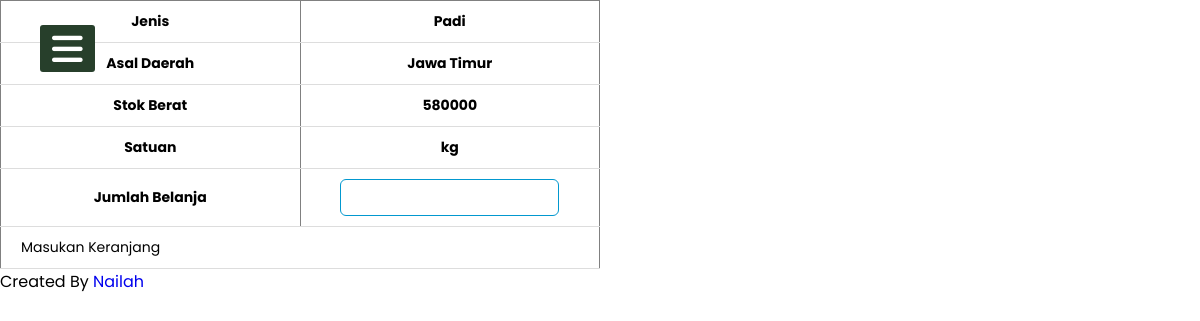
Page /keranjang.php on the committed database.
### tables this page shows
CREATE TABLE `hasil_panen` (
  `id_hasil` int(10) NOT NULL,
  `tanggal` date DEFAULT NULL,
  `id_asal` int(10) DEFAULT NULL,
  `jenis_panen` varchar(20) DEFAULT NULL,
  `berat` int(10) DEFAULT NULL,
  `id_satuan` int(10) DEFAULT NULL,
  `harga_kilo` int(10) DEFAULT NULL
);

CREATE TABLE `daerah_asal` (
  `id_asal` int(10) NOT NULL,
  `provinsi` varchar(20) DEFAULT NULL,
  `Kabupaten` varchar(20) DEFAULT NULL,
  `kecamatan` varchar(30) DEFAULT NULL,
  `Desa` varchar(25) DEFAULT NULL
);

CREATE TABLE `satuan` (
  `id_satuan` int(10) NOT NULL,
  `jenis_satuan` varchar(10) DEFAULT NULL
);

### keranjang.php (the view, shortened to what this page needs)
<?php
include_once "header.php";
        $sql4="SELECT  hasil_panen.id_hasil, hasil_panen.tanggal, daerah_asal.provinsi, daerah_asal.Kabupaten, daerah_asal.kecamatan, daerah_asal.Desa, hasil_panen.jenis_panen, hasil_panen.berat, satuan.jenis_satuan, hasil_panen.harga_kilo
        FROM hasil_panen, daerah_asal, satuan
        WHERE hasil_panen.id_asal = daerah_asal.id_asal and hasil_panen.id_satuan = satuan.id_satuan ";
        $row = mysqli_query($mysqli, $sql4);
        $rs = mysqli_fetch_array($row) ;
?>
<div class="wrapper">
    <div class="table">
        <table border="1">
            <tr>
                <th>Jenis</th>
                <th><?=$rs['jenis_panen']?></th>
            </tr>
            <tr>
                <th>Asal Daerah</th>
                <th><?=$rs['provinsi']?></th>
            </tr>
            <tr>
                <th>Stok Berat</th>
                <th><?=$rs['berat']?></th>
            </tr>
            <tr>
                <th>Satuan</th>
                <th><?=$rs['jenis_satuan']?></th>
            </tr>
            <tr>
                <th>Jumlah Belanja</th>
                <th><input type="number"></th>
            </tr>
            <tr>
                <td colspan="2>
                    <button><a href="shop.php">Masukan Keranjang</a></button>
                </td>
</tr>
        </table>
    </div>
</div>
<?php
include "footer.php"
?>

### style4.css (style rules this page uses)
.wrapper { width: 100%; }
body { font-family: 'Roboto', sans-serif; }
* { margin: 0; padding: 0; list-style: none; text-decoration: none; }

### style1.css (style rules this page uses)
* { margin: 0; padding: 0; box-sizing: border-box; }
body { overflow: hidden; font-family: 'Poppins', sans-serif; }
.table { width: 100%; }
input { padding: 10px 20px; margin: 0 10px; outline: none; border: 1px solid #0298cf; border-radius: 6px; color: #0298cf; }
table { width:50%; table-layout: fixed; min-width:50%; border-collapse: collapse; }
th, td { border-bottom: 1px solid #dddddd; padding: 10px 20px; word-break: break-all; font-size:14px; }
::placeholder { color: #0298cf; }

### rows in the picture
hasil_panen: jenis_panen "Padi", berat "580000"
daerah_asal: provinsi "Jawa Timur"
satuan: jenis_satuan "kg"
